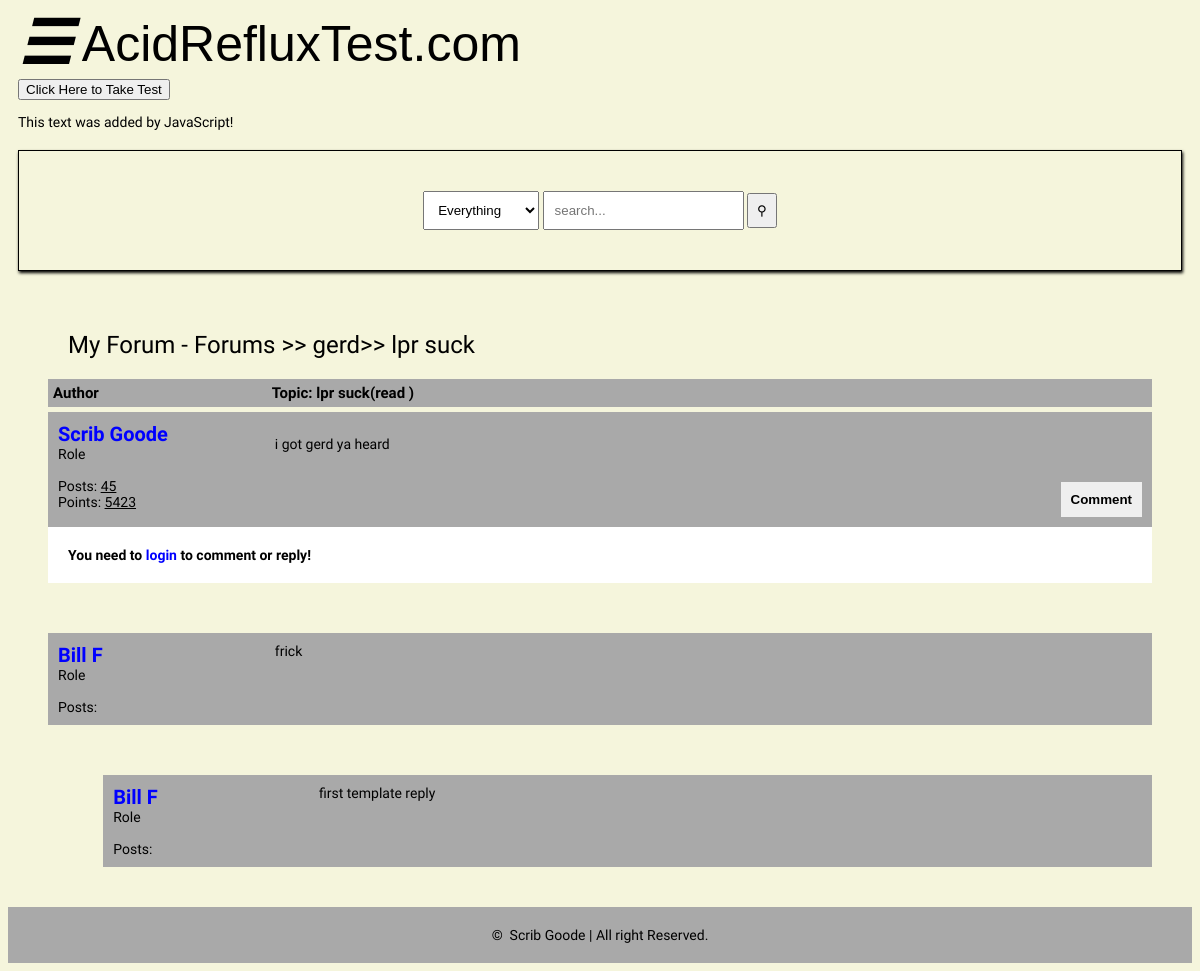
Page /detail/lpr-suck/ on the committed database.
### forum/models.py (models this page shows, shortened)
class Post(models.Model):
    title = models.CharField(max_length=400)
    slug = models.SlugField(max_length=400, unique=True, blank=True)
    user = models.ForeignKey(Author, on_delete=models.CASCADE)
    content = HTMLField()
    categories = models.ManyToManyField(Category)
    date = models.DateTimeField(auto_now_add=True)
    approved = models.BooleanField(default=False)
    hit_count_generic = GenericRelation(HitCount, object_id_field='object_pk',
        related_query_name='hit_count_generic_relation'
    )
    tags = TaggableManager()
    comments = models.ManyToManyField(Comment, blank=True)
    def get_url(self):
        return reverse("detail", kwargs={
            "slug":self.slug
        })

class Category(models.Model):
    title = models.CharField(max_length=50)
    slug = models.SlugField(max_length=400, unique=True, blank=True)
    description = models.TextField(default="description")
    class Meta:
        verbose_name_plural = "categories"
    def __str__(self):
        return self.title
    def get_url(self):
        return reverse("myForum", kwargs={
            "slug":self.slug
        })

class Author(models.Model):
    user = models.ForeignKey(User, on_delete=models.CASCADE)
    fullname = models.CharField(max_length=40, blank=True)
    slug = models.SlugField(max_length=400, unique=True, blank=True)
    bio = HTMLField()
    points = models.IntegerField(default=0)
    profile_pic = ResizedImageField(size=[50, 80], quality=100, upload_to="authors", default=None, null=True)

class Comment(models.Model):
    user = models.ForeignKey(Author, on_delete=models.CASCADE)
    content = models.TextField()
    date = models.DateTimeField(auto_now_add=True)
    replies = models.ManyToManyField(Reply, blank=True)

class Reply(models.Model):
    user = models.ForeignKey(Author, on_delete=models.CASCADE)
    content = models.TextField()
    date = models.DateTimeField(auto_now_add=True)
    class Meta:
        verbose_name_plural = "replies"

### forum/views.py (the view)
# urls.py: path("detail/<slug>/", detail, name="detail"),
def detail(request, slug):
    post = get_object_or_404(Post, slug=slug)
    if request.user.is_authenticated:
        author = Author.objects.get(user=request.user)
    if "comment-form" in request.POST:
        comment = request.POST.get("comment")
        new_comment, created = Comment.objects.get_or_create(user=author, content=comment)
        post.comments.add(new_comment.id)
    if "reply-form" in request.POST:
        reply = request.POST.get("reply")
        comment_id = request.POST.get("comment-id")
        comment_obj = Comment.objects.get(id=comment_id)
        new_reply, created = Reply.objects.get_or_create(user=author, content=reply)
        comment_obj.replies.add(new_reply.id)
    context = {
        "post": post,
        "title": post.title,
    }
    updateViews(request, post)
    return render(request, "detail.html", context)

### forum/content_processor.py (called while the page is built, shortened)
def searchFunction(request):
    context = {}
    posts = Post.objects.all()
    return context

### forum/utils.py (called while the page is built)
def updateViews(request, object):
    context = {}
    hit_count = get_hitcount_model().objects.get_for_object(object)
    hits = hit_count.hits
    hitcontext = context["hitcount"] = {"pk": hit_count.pk}
    hit_count_response = HitCountMixin.hit_count(request, hit_count)
    if hit_count_response.hit_counted:
        hits += 1
        hitcontext["hitcounted"] = hit_count_response.hit_counted
        hitcontext["hit_message"] = hit_count_response.hit_message
        hitcontext["total_hits"] = hits

### templates/detail.html (shortened to what this page needs)
{% extends "base.html" %}
{% load hitcount_tags %}
{% block content %}
        <div class="container">
            <div class="navigate">
                <span><a href="{% url 'home' %}">My Forum - Forums</a> >> <a href="{{post.categories.all.0.get_url}}">{{post.categories.all.0}}</a>>> <a href="{{post.get_url}}">{{post.title}}</a></span>
            </div>
            <div class="topic-container">
                <div class="head">
                    <div class="authors">Author</div>
                    <div class="content">Topic: {{post.title}}(read {% get_hit_count for post %})</div>
                </div>
                <div class="body">
                    <div class="authors">
                        <div class="username"><a href="#">{{post.user.fullname|title}}</a></div>
                        <div>Role</div>
                        <div>Posts: <u>45</u></div>
                        <div>Points: <u>5423</u></div>
                    </div>
                    <div class="content">
                        {{post.content|safe}}
                        <br>
                        <div class="comment">
                            <button onclick="showComment()">Comment</button>
                        </div>
                    </div>
                </div>
            </div>
            {% if request.user.is_authenticated %}
            <form action="." method="POST">
                {% csrf_token %}
                <div class="comment-area hide" id="comment-area">
                    <textarea name="comment" id="" placeholder="comment here..."></textarea>
                    <input type="submit" value="submit" name="comment-form">
                </div>
            </form>
            {% else %}
            <div style="background-color:white; color:black; font-weight:bolder; padding:20px; width:100%;">You need to <a href="{% url 'signin' %}"><b>login</b></a> to comment or reply!</div>
            {% endif %}
            {% for comment in post.comments.all %}
            <div class="comments-container">
                <div class="body">
                    <div class="authors">
                        <div class="username"><a href="">{{comment.user.fullname|title}}</a></div>
                        <div>Role</div>
                        <div>Posts: <u>{{comment.user.num_posts}}</u></div>
                    </div>
                    <div class="content">
                        {{comment.content}}
                    </div>
                </div>
            </div>
            <form action="." method="POST">
            <form>
            {% for reply in comment.replies.all %}
            <div class="comments-container" style="width: 95%; margin-left:5%;">
                <div class="body">
                    <div class="authors">
                        <div class="username"><a href="">{{reply.user.fullname|title}}</a></div>
                        <div>Role</div>
                        <div>Posts: <u>{{reply.user.num_posts}}</u></div>
                    </div>
                    <div class="content">
                        {{reply.content}}
                        <br>
                    </div>
                </div>
            </div>
            {% endfor %}
            {% endfor %}
        </div>
{% endblock content %}

### static/home_page_style.css (style rules this page uses)
* { box-sizing: border-box; }
html { font-size: 14px; font-family: 'Titillium Web', sans-serif; background-color:beige; color:black }
a { color:blue; font-weight: bolder; text-decoration: none; }
.container { margin: 20px; padding: 20px; }
.navigate { margin: 20px; font-weight: lighter; font-size: 24px; }
.navigate a { color:black; }
.head { display: flex; background-color: darkgrey; padding: 5px; font-weight: bold; font-size: 15px; }
.authors { flex: 20%; }
.content { flex: 80%; }
.body { display: flex; background-color:darkgray; padding: 10px; margin-top: 5px; }
.body .authors .username { font-size: 20px; }
.body .content .comment button { border: none; padding: 10px; font-weight: bolder; cursor: pointer; float: right; }
.comments-container { margin-top: 50px; }

### rows in the picture
Post: categories.all.0 "gerd", title "lpr suck", user.fullname "Scrib Goode", content "i got gerd ya heard"
Comment: user.fullname "Bill F", content "frick"
Reply: user.fullname "Bill F", content "first template reply"
